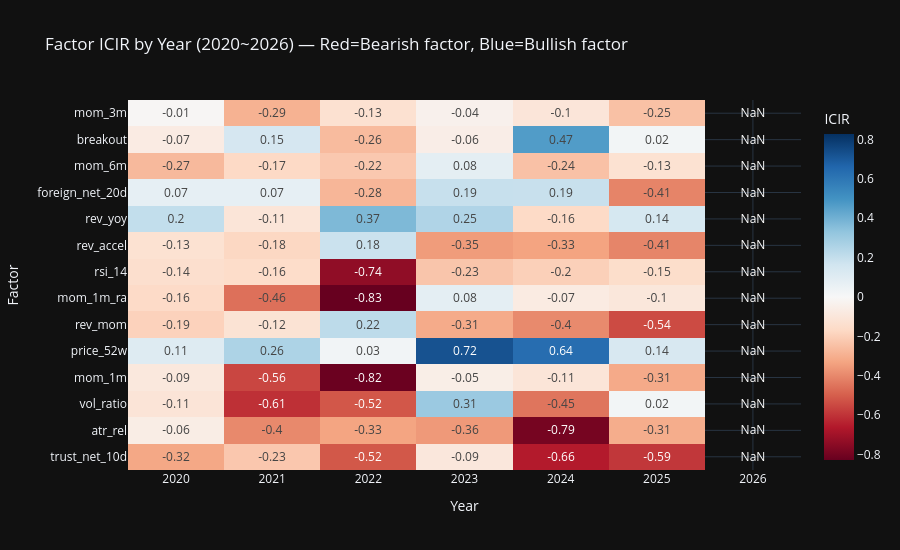

Write notebook code for a chart like this one.
### Code cell
# ── 視覺化：ICIR 年度熱力圖
fig = go.Figure(go.Heatmap(
    z           = icir_df.values,
    x           = [str(y) for y in icir_df.columns],
    y           = icir_df.index.tolist(),
    colorscale  = "RdBu",
    zmid        = 0,
    text        = icir_df.round(2).values,
    texttemplate= "%{text}",
    showscale   = True,
    colorbar    = dict(title="ICIR"),
))
fig.update_layout(
    title      = "Factor ICIR by Year (2020~2026) — Red=Bearish factor, Blue=Bullish factor",
    xaxis_title= "Year",
    yaxis_title= "Factor",
    template   = "plotly_dark",
    height     = 550,
)
fig.show()
print("閱讀指引：藍色=該年因子有效（負值因子用於空頭），紅色=反向，白色=無效")
print("理想的因子：每年都是同色（方向一致），不出現顏色在年份間切換")

### Figure 1 — Plotly figure (JSON) as saved in the notebook; plotly's stock layout.template omitted (floating-point values rounded to 4 significant figures)
{"data": [{"colorbar": {"title": {"text": "ICIR"}}, "colorscale": [[0, "rgb(103,0,31)"], [0.1, "rgb(178,24,43)"], [0.2, "rgb(214,96,77)"], [0.3, "rgb(244,165,130)"], [0.4, "rgb(253,219,199)"], [0.5, "rgb(247,247,247)"], [0.6, "rgb(209,229,240)"], [0.7, "rgb(146,197,222)"], [0.8, "rgb(67,147,195)"], [0.9, "rgb(33,102,172)"], [1, "rgb(5,48,97)"]], "showscale": true, "text": [[-0.32, -0.23, -0.52, -0.09, -0.66, -0.59, NaN], [-0.06, -0.4, -0.33, -0.36, -0.79, -0.31, NaN], [-0.11, -0.61, -0.52, 0.31, -0.45, 0.02, NaN], [-0.09, -0.56, -0.82, -0.05, -0.11, -0.31, NaN], [0.11, 0.26, 0.03, 0.72, 0.64, 0.14, NaN], [-0.19, -0.12, 0.22, -0.31, -0.4, -0.54, NaN], [-0.16, -0.46, -0.83, 0.08, -0.07, -0.1, NaN], [-0.14, -0.16, -0.74, -0.23, -0.2, -0.15, NaN], [-0.13, -0.18, 0.18, -0.35, -0.33, -0.41, NaN], [0.2, -0.11, 0.37, 0.25, -0.16, 0.14, NaN], [0.07, 0.07, -0.28, 0.19, 0.19, -0.41, NaN], [-0.27, -0.17, -0.22, 0.08, -0.24, -0.13, NaN], [-0.07, 0.15, -0.26, -0.06, 0.47, 0.02, NaN], [-0.01, -0.29, -0.13, -0.04, -0.1, -0.25, NaN]], "texttemplate": "%{text}", "type": "heatmap", "x": ["2020", "2021", "2022", "2023", "2024", "2025", "2026"], "y": ["trust_net_10d", "atr_rel", "vol_ratio", "mom_1m", "price_52w", "rev_mom", "mom_1m_ra", "rsi_14", "rev_accel", "rev_yoy", "foreign_net_20d", "mom_6m", "breakout", "mom_3m"], "z": [[-0.322, -0.2257, -0.5154, -0.09348, -0.658, -0.5916, NaN], [-0.06085, -0.3987, -0.3305, -0.3603, -0.7943, -0.3077, NaN], [-0.1098, -0.6073, -0.5172, 0.3081, -0.4455, 0.02272, NaN], [-0.09024, -0.5568, -0.8198, -0.05404, -0.1083, -0.3145, NaN], [0.1102, 0.2613, 0.02814, 0.7234, 0.6351, 0.1352, NaN], [-0.1921, -0.1194, 0.2177, -0.3129, -0.3966, -0.5439, NaN], [-0.1626, -0.4572, -0.8279, 0.08384, -0.07242, -0.09635, NaN], [-0.1409, -0.1551, -0.7382, -0.2339, -0.1983, -0.1506, NaN], [-0.1262, -0.1757, 0.1826, -0.353, -0.3333, -0.4083, NaN], [0.204, -0.1067, 0.3723, 0.2517, -0.1639, 0.1419, NaN], [0.07471, 0.07481, -0.2793, 0.1923, 0.1896, -0.4112, NaN], [-0.2696, -0.1683, -0.2232, 0.08295, -0.2448, -0.1269, NaN], [-0.07042, 0.1454, -0.2633, -0.05692, 0.4677, 0.02079, NaN], [-0.01044, -0.2919, -0.13, -0.03955, -0.1045, -0.2466, NaN]], "zmid": 0}], "layout": {"height": 550, "title": {"text": "Factor ICIR by Year (2020~2026) — Red=Bearish factor, Blue=Bullish factor"}, "xaxis": {"title": {"text": "Year"}}, "yaxis": {"title": {"text": "Factor"}}}}
